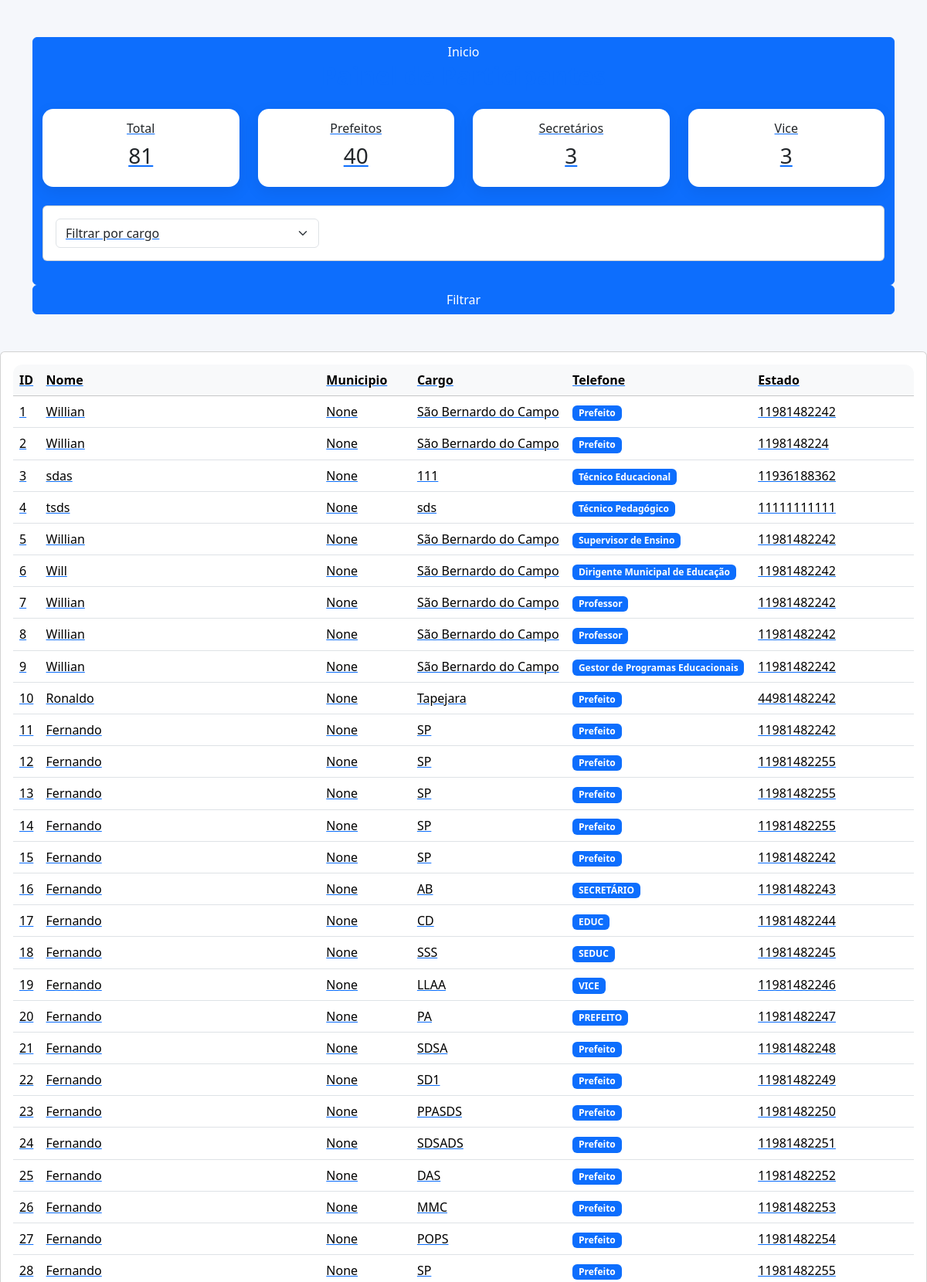
The page /admin (upper part) on the database its author committed.
### tables this page shows
CREATE TABLE clientes (
        id INTEGER PRIMARY KEY AUTOINCREMENT,
        name TEXT NOT NULL,
        municipio TEXT NOT NULL,
        cargo TEXT NOT NULL,
        telefone TEXT NOT NULL
    , estado TEXT);

### app.py (the view)
@app.route("/admin")
def admin():
    cargo = request.args.get("cargo")
    if cargo:
        participantes = get_by_cargo(cargo)
    else:
        participantes = read_data()
    prefeitos = sum(1 for p in participantes if p["cargo"].upper() == "PREFEITO")
    secretarios = sum(1 for p in participantes if p["cargo"].upper() == "SECRETÁRIO")
    vice = sum(1 for p in participantes if p["cargo"].upper() == "VICE")
    return render_template(
        "admin.html",
        participantes=participantes,
        prefeitos=prefeitos,
        secretarios=secretarios,
        vice=vice
    )

### Controller/select.py (called while the page is built)
def read_data():
    con = sqlite3.connect('banco.db')
    cursor = con.cursor()
    cursor.execute('SELECT * FROM clientes')
    dados = cursor.fetchall()
    print(dados)
    con.close()
    listaDeProduto = [{
        "id": linha[0],
        "nome": linha[1],
        "municipio": linha[2],
        "cargo": linha[3],
        "telefone": linha[4],
        "estado": linha[5],
        } for linha in dados]
    return listaDeProduto

### templates/admin.html (shortened to what this page needs)
<!doctype html>
<html lang="pt-br">
<head>
<link href="https://cdn.jsdelivr.net/npm/bootstrap@5.3.3/dist/css/bootstrap.min.css" rel="stylesheet">
</head>
<body>
<div class="container py-5">
<button class="btn btn-primary w-100">
Inicio
<a href="/"</button>
<h2 class="header-title mb-4">
</h2>
<div class="row mb-4">
<div class="col-md-3">
<div class="card card-metric p-3">
<h6>Total</h6>
<h3>{{ participantes|length }}</h3>
</div>
</div>
<div class="col-md-3">
<div class="card card-metric p-3">
<h6>Prefeitos</h6>
<h3>{{ prefeitos }}</h3>
</div>
</div>
<div class="col-md-3">
<div class="card card-metric p-3">
<h6>Secretários</h6>
<h3>{{ secretarios }}</h3>
</div>
</div>
<div class="col-md-3">
<div class="card card-metric p-3">
<h6>Vice</h6>
<h3>{{ vice }}</h3>
</div>
</div>
</div>
<div class="card p-3 mb-4">
<form method="get" class="row g-3">
<div class="col-md-4">
<select name="cargo" class="form-select">
<option value="">Filtrar por cargo</option>
</select>
</div>
<div class="col-md-2">
<button class="btn btn-primary w-100">
Filtrar
</button>
</div>
</form>
</div>
<div class="card p-3">
<div class="table-responsive">
<table class="table table-hover">
<thead class="table-light">
<tr>
<th>ID</th>
<th>Nome</th>
<th>Municipio</th>
<th>Cargo</th>
<th>Telefone</th>
<th>Estado</th>
</tr>
</thead>
<tbody>
{% for p in participantes %}
<tr>
<td>{{ p.id }}</td>
<td>{{ p.nome }}</td>
<td> {{ p.estado }}</td>
<td>{{ p.municipio }}</td>
<td>
<span class="badge bg-primary">
{{ p.cargo }}
</span>
</td>
<td>{{ p.telefone }}</td>
</tr>
{% endfor %}
</tbody>
</table>
</div>
</div>
</div>
</body>
</html>

### templates/admin.html (style rules this page uses)
body { background:#f5f7fb; }
.card-metric { border:none; border-radius:14px; box-shadow:0 6px 20px rgba(0,0,0,0.08); }
.table { background:white; border-radius:12px; overflow:hidden; }
.header-title { font-weight:700; }

### rows shown on the page
clientes: id "1", nome "Willian", estado "None", municipio "São Bernardo do Campo", cargo "Prefeito", telefone "11981482242"
clientes: id "2", nome "Willian", estado "None", municipio "São Bernardo do Campo", cargo "Prefeito", telefone "1198148224"
clientes: id "3", nome "sdas", estado "None", municipio "111", cargo "Técnico Educacional", telefone "11936188362"
clientes: id "4", nome "tsds", estado "None", municipio "sds", cargo "Técnico Pedagógico", telefone "11111111111"
clientes: id "5", nome "Willian", estado "None", municipio "São Bernardo do Campo", cargo "Supervisor de Ensino", telefone "11981482242"
clientes: id "6", nome "Will", estado "None", municipio "São Bernardo do Campo", cargo "Dirigente Municipal de Educação", telefone "11981482242"
clientes: id "7", nome "Willian", estado "None", municipio "São Bernardo do Campo", cargo "Professor", telefone "11981482242"
clientes: id "8", nome "Willian", estado "None", municipio "São Bernardo do Campo", cargo "Professor", telefone "11981482242"
clientes: id "9", nome "Willian", estado "None", municipio "São Bernardo do Campo", cargo "Gestor de Programas Educacionais", telefone "11981482242"
clientes: id "10", nome "Ronaldo", estado "None", municipio "Tapejara", cargo "Prefeito", telefone "44981482242"
clientes: id "11", nome "Fernando", estado "None", municipio "SP", cargo "Prefeito", telefone "11981482242"
clientes: id "12", nome "Fernando", estado "None", municipio "SP", cargo "Prefeito", telefone "11981482255"
clientes: id "13", nome "Fernando", estado "None", municipio "SP", cargo "Prefeito", telefone "11981482255"
clientes: id "14", nome "Fernando", estado "None", municipio "SP", cargo "Prefeito", telefone "11981482255"
clientes: id "15", nome "Fernando", estado "None", municipio "SP", cargo "Prefeito", telefone "11981482242"
clientes: id "16", nome "Fernando", estado "None", municipio "AB", cargo "SECRETÁRIO", telefone "11981482243"
clientes: id "17", nome "Fernando", estado "None", municipio "CD", cargo "EDUC", telefone "11981482244"
clientes: id "18", nome "Fernando", estado "None", municipio "SSS", cargo "SEDUC", telefone "11981482245"
clientes: id "19", nome "Fernando", estado "None", municipio "LLAA", cargo "VICE", telefone "11981482246"
clientes: id "20", nome "Fernando", estado "None", municipio "PA", cargo "PREFEITO", telefone "11981482247"
clientes: id "21", nome "Fernando", estado "None", municipio "SDSA", cargo "Prefeito", telefone "11981482248"
clientes: id "22", nome "Fernando", estado "None", municipio "SD1", cargo "Prefeito", telefone "11981482249"
clientes: id "23", nome "Fernando", estado "None", municipio "PPASDS", cargo "Prefeito", telefone "11981482250"
clientes: id "24", nome "Fernando", estado "None", municipio "SDSADS", cargo "Prefeito", telefone "11981482251"
clientes: id "25", nome "Fernando", estado "None", municipio "DAS", cargo "Prefeito", telefone "11981482252"
clientes: id "26", nome "Fernando", estado "None", municipio "MMC", cargo "Prefeito", telefone "11981482253"
clientes: id "27", nome "Fernando", estado "None", municipio "POPS", cargo "Prefeito", telefone "11981482254"
clientes: id "28", nome "Fernando", estado "None", municipio "SP", cargo "Prefeito", telefone "11981482255"

### other values the page prints
{{ participantes|length }} "81"
{{ prefeitos }} "40"
{{ secretarios }} "3"
{{ vice }} "3"
